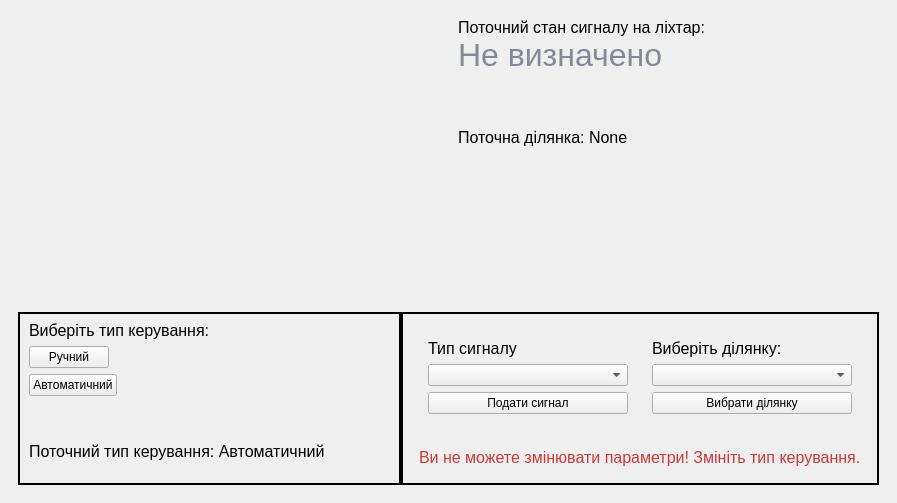
<?xml version="1.0" encoding="UTF-8"?>
<ui version="4.0">
 <class>MainWindow</class>
 <widget class="QMainWindow" name="MainWindow">
  <property name="geometry">
   <rect>
    <x>0</x>
    <y>0</y>
    <width>897</width>
    <height>503</height>
   </rect>
  </property>
  <property name="windowTitle">
   <string>MainWindow</string>
  </property>
  <property name="styleSheet">
   <string notr="true">QWidget #manualControlWidget
{
	border: 2px solid black;
}

QWidget #typeControlWidget
{
	border: 2px solid black;
}

QPushButton:hover
{
	background-color:#F4976C ;
}

QLabel 
{
	font-size: 16px;
}

QLabel #userCautionLabel
{
	color: #CC383A;
}

</string>
  </property>
  <widget class="QWidget" name="centralwidget">
   <layout class="QVBoxLayout" name="verticalLayout_6">
    <property name="spacing">
     <number>0</number>
    </property>
    <item>
     <widget class="QWidget" name="topWidget" native="true">
      <layout class="QHBoxLayout" name="horizontalLayout_2">
       <property name="spacing">
        <number>0</number>
       </property>
       <property name="leftMargin">
        <number>0</number>
       </property>
       <property name="topMargin">
        <number>0</number>
       </property>
       <property name="rightMargin">
        <number>0</number>
       </property>
       <property name="bottomMargin">
        <number>0</number>
       </property>
       <item alignment="Qt::AlignLeft">
        <widget class="QLabel" name="cameraLabel">
         <property name="text">
          <string/>
         </property>
         <property name="pixmap">
          <pixmap resource="recources/resources.qrc">:/img/noimage.png</pixmap>
         </property>
        </widget>
       </item>
       <item>
        <widget class="QWidget" name="infoWidget" native="true">
         <layout class="QVBoxLayout" name="verticalLayout_2">
          <property name="spacing">
           <number>0</number>
          </property>
          <item>
           <widget class="QLabel" name="stateStaticLabel">
            <property name="text">
             <string>Поточний стан сигналу на ліхтар:</string>
            </property>
           </widget>
          </item>
          <item>
           <widget class="QLabel" name="stateDynamicLabel">
            <property name="styleSheet">
             <string notr="true">font-size: 32px;
color: #838996;</string>
            </property>
            <property name="text">
             <string>Не визначено</string>
            </property>
           </widget>
          </item>
          <item>
           <spacer name="verticalSpacer_2">
            <property name="orientation">
             <enum>Qt::Vertical</enum>
            </property>
            <property name="sizeHint" stdset="0">
             <size>
              <width>20</width>
              <height>40</height>
             </size>
            </property>
           </spacer>
          </item>
          <item>
           <widget class="QLabel" name="cameraIndexLabel">
            <property name="styleSheet">
             <string notr="true"/>
            </property>
            <property name="text">
             <string>Поточна ділянка: None</string>
            </property>
           </widget>
          </item>
         </layout>
        </widget>
       </item>
      </layout>
     </widget>
    </item>
    <item>
     <spacer name="verticalSpacer">
      <property name="orientation">
       <enum>Qt::Vertical</enum>
      </property>
      <property name="sizeHint" stdset="0">
       <size>
        <width>20</width>
        <height>40</height>
       </size>
      </property>
     </spacer>
    </item>
    <item>
     <widget class="QWidget" name="bottomWidget" native="true">
      <layout class="QHBoxLayout" name="horizontalLayout_3">
       <property name="spacing">
        <number>0</number>
       </property>
       <item>
        <widget class="QWidget" name="typeControlWidget" native="true">
         <property name="sizePolicy">
          <sizepolicy hsizetype="Preferred" vsizetype="Preferred">
           <horstretch>0</horstretch>
           <verstretch>0</verstretch>
          </sizepolicy>
         </property>
         <layout class="QVBoxLayout" name="verticalLayout_3" stretch="0,0,0,0,0">
          <property name="leftMargin">
           <number>11</number>
          </property>
          <property name="bottomMargin">
           <number>24</number>
          </property>
          <item>
           <widget class="QLabel" name="typeControlLabel">
            <property name="text">
             <string>Виберіть тип керування:</string>
            </property>
            <property name="alignment">
             <set>Qt::AlignBottom|Qt::AlignLeading|Qt::AlignLeft</set>
            </property>
           </widget>
          </item>
          <item alignment="Qt::AlignLeft">
           <widget class="QPushButton" name="manualPushButton">
            <property name="text">
             <string>Ручний</string>
            </property>
           </widget>
          </item>
          <item alignment="Qt::AlignLeft">
           <widget class="QPushButton" name="autoPushButton">
            <property name="text">
             <string>Автоматичний</string>
            </property>
           </widget>
          </item>
          <item>
           <spacer name="verticalSpacer_3">
            <property name="orientation">
             <enum>Qt::Vertical</enum>
            </property>
            <property name="sizeHint" stdset="0">
             <size>
              <width>20</width>
              <height>40</height>
             </size>
            </property>
           </spacer>
          </item>
          <item>
           <widget class="QLabel" name="typeControlLabelDynamic">
            <property name="text">
             <string>Поточний тип керування: Автоматичний</string>
            </property>
           </widget>
          </item>
         </layout>
        </widget>
       </item>
       <item>
        <widget class="QWidget" name="manualControlWidget" native="true">
         <layout class="QVBoxLayout" name="verticalLayout_7">
          <item>
           <widget class="QWidget" name="topSubWidget" native="true">
            <layout class="QHBoxLayout" name="horizontalLayout_4">
             <item>
              <widget class="QWidget" name="typeSignalWidget" native="true">
               <layout class="QVBoxLayout" name="verticalLayout_5">
                <item>
                 <widget class="QLabel" name="typeSignalLabel">
                  <property name="text">
                   <string>Тип сигналу</string>
                  </property>
                 </widget>
                </item>
                <item>
                 <widget class="QComboBox" name="typeSignalComboBox"/>
                </item>
                <item>
                 <widget class="QPushButton" name="typeSignalPushButton">
                  <property name="text">
                   <string>Подати сигнал</string>
                  </property>
                 </widget>
                </item>
               </layout>
              </widget>
             </item>
             <item>
              <widget class="QWidget" name="areaWidget" native="true">
               <layout class="QVBoxLayout" name="verticalLayout_4">
                <item>
                 <widget class="QLabel" name="areaLabel">
                  <property name="text">
                   <string>Виберіть ділянку:</string>
                  </property>
                 </widget>
                </item>
                <item>
                 <widget class="QComboBox" name="areaComboBox"/>
                </item>
                <item>
                 <widget class="QPushButton" name="areaPushButton">
                  <property name="text">
                   <string>Вибрати ділянку</string>
                  </property>
                 </widget>
                </item>
               </layout>
              </widget>
             </item>
            </layout>
           </widget>
          </item>
          <item>
           <widget class="QWidget" name="bottomSubWidget" native="true">
            <layout class="QHBoxLayout" name="horizontalLayout">
             <item>
              <widget class="QLabel" name="userCautionLabel">
               <property name="styleSheet">
                <string notr="true">color: #CC383A;</string>
               </property>
               <property name="text">
                <string>Ви не можете змінювати параметри! Змініть тип керування.</string>
               </property>
              </widget>
             </item>
            </layout>
           </widget>
          </item>
         </layout>
        </widget>
       </item>
      </layout>
     </widget>
    </item>
   </layout>
  </widget>
 </widget>
 <resources>
  <include location="recources/resources.qrc"/>
  <include location="recources/resources.qrc"/>
 </resources>
 <connections/>
</ui>
